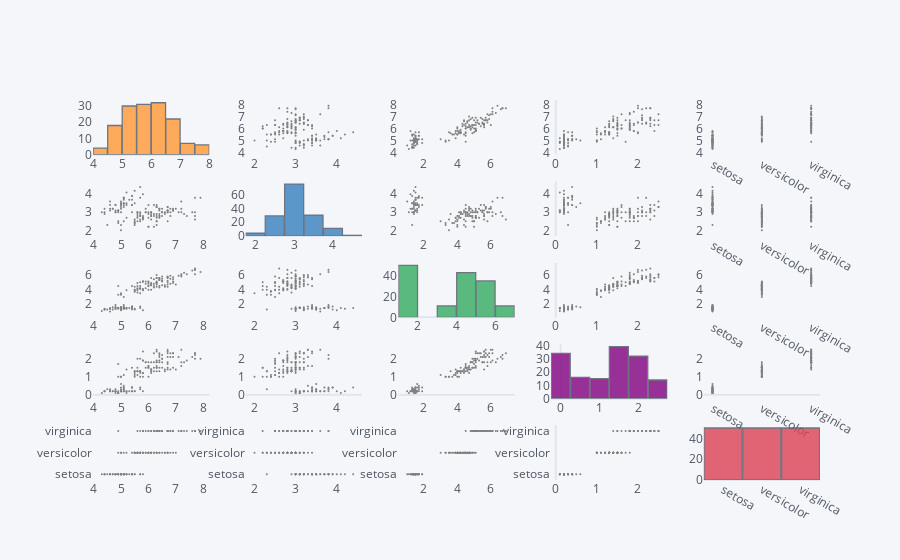

Notebook cell for this chart:
### Code cell
df.scatter_matrix()

### Figure 1 — Plotly figure (JSON) as saved in the notebook; plotly's stock layout.template omitted (floating-point values rounded to 4 significant figures; data arrays with more than 128 entries replaced by an {"elided": "..."} marker saying what was removed)
{"data": [{"histfunc": "count", "histnorm": "", "marker": {"color": "rgba(255, 153, 51, 1.0)", "line": {"color": "#4D5663", "width": 1.3}}, "name": "sepal_length", "nbinsx": 10, "opacity": 0.8, "orientation": "v", "type": "histogram", "x": {"elided": "150 float values"}, "xaxis": "x", "yaxis": "y"}, {"line": {"color": "rgba(128, 128, 128, 1.0)", "dash": "solid", "shape": "linear", "width": 1.3}, "marker": {"size": 2, "symbol": "circle"}, "mode": "markers", "name": "sepal_length", "text": "", "type": "scatter", "x": {"elided": "150 float values"}, "xaxis": "x2", "y": {"elided": "150 float values"}, "yaxis": "y2"}, {"line": {"color": "rgba(128, 128, 128, 1.0)", "dash": "solid", "shape": "linear", "width": 1.3}, "marker": {"size": 2, "symbol": "circle"}, "mode": "markers", "name": "sepal_length", "text": "", "type": "scatter", "x": {"elided": "150 float values"}, "xaxis": "x3", "y": {"elided": "150 float values"}, "yaxis": "y3"}, {"line": {"color": "rgba(128, 128, 128, 1.0)", "dash": "solid", "shape": "linear", "width": 1.3}, "marker": {"size": 2, "symbol": "circle"}, "mode": "markers", "name": "sepal_length", "text": "", "type": "scatter", "x": {"elided": "150 float values"}, "xaxis": "x4", "y": {"elided": "150 float values"}, "yaxis": "y4"}, {"line": {"color": "rgba(128, 128, 128, 1.0)", "dash": "solid", "shape": "linear", "width": 1.3}, "marker": {"size": 2, "symbol": "circle"}, "mode": "markers", "name": "sepal_length", "text": "", "type": "scatter", "x": {"elided": "150 str values"}, "xaxis": "x5", "y": {"elided": "150 float values"}, "yaxis": "y5"}, {"line": {"color": "rgba(128, 128, 128, 1.0)", "dash": "solid", "shape": "linear", "width": 1.3}, "marker": {"size": 2, "symbol": "circle"}, "mode": "markers", "name": "sepal_width", "text": "", "type": "scatter", "x": {"elided": "150 float values"}, "xaxis": "x6", "y": {"elided": "150 float values"}, "yaxis": "y6"}, {"histfunc": "count", "histnorm": "", "marker": {"color": "rgba(55, 128, 191, 1.0)", "line": {"color": "#4D5663", "width": 1.3}}, "name": "sepal_width", "nbinsx": 10, "opacity": 0.8, "orientation": "v", "type": "histogram", "x": {"elided": "150 float values"}, "xaxis": "x7", "yaxis": "y7"}, {"line": {"color": "rgba(128, 128, 128, 1.0)", "dash": "solid", "shape": "linear", "width": 1.3}, "marker": {"size": 2, "symbol": "circle"}, "mode": "markers", "name": "sepal_width", "text": "", "type": "scatter", "x": {"elided": "150 float values"}, "xaxis": "x8", "y": {"elided": "150 float values"}, "yaxis": "y8"}, {"line": {"color": "rgba(128, 128, 128, 1.0)", "dash": "solid", "shape": "linear", "width": 1.3}, "marker": {"size": 2, "symbol": "circle"}, "mode": "markers", "name": "sepal_width", "text": "", "type": "scatter", "x": {"elided": "150 float values"}, "xaxis": "x9", "y": {"elided": "150 float values"}, "yaxis": "y9"}, {"line": {"color": "rgba(128, 128, 128, 1.0)", "dash": "solid", "shape": "linear", "width": 1.3}, "marker": {"size": 2, "symbol": "circle"}, "mode": "markers", "name": "sepal_width", "text": "", "type": "scatter", "x": {"elided": "150 str values"}, "xaxis": "x10", "y": {"elided": "150 float values"}, "yaxis": "y10"}, {"line": {"color": "rgba(128, 128, 128, 1.0)", "dash": "solid", "shape": "linear", "width": 1.3}, "marker": {"size": 2, "symbol": "circle"}, "mode": "markers", "name": "petal_length", "text": "", "type": "scatter", "x": {"elided": "150 float values"}, "xaxis": "x11", "y": {"elided": "150 float values"}, "yaxis": "y11"}, {"line": {"color": "rgba(128, 128, 128, 1.0)", "dash": "solid", "shape": "linear", "width": 1.3}, "marker": {"size": 2, "symbol": "circle"}, "mode": "markers", "name": "petal_length", "text": "", "type": "scatter", "x": {"elided": "150 float values"}, "xaxis": "x12", "y": {"elided": "150 float values"}, "yaxis": "y12"}, {"histfunc": "count", "histnorm": "", "marker": {"color": "rgba(50, 171, 96, 1.0)", "line": {"color": "#4D5663", "width": 1.3}}, "name": "petal_length", "nbinsx": 10, "opacity": 0.8, "orientation": "v", "type": "histogram", "x": {"elided": "150 float values"}, "xaxis": "x13", "yaxis": "y13"}, {"line": {"color": "rgba(128, 128, 128, 1.0)", "dash": "solid", "shape": "linear", "width": 1.3}, "marker": {"size": 2, "symbol": "circle"}, "mode": "markers", "name": "petal_length", "text": "", "type": "scatter", "x": {"elided": "150 float values"}, "xaxis": "x14", "y": {"elided": "150 float values"}, "yaxis": "y14"}, {"line": {"color": "rgba(128, 128, 128, 1.0)", "dash": "solid", "shape": "linear", "width": 1.3}, "marker": {"size": 2, "symbol": "circle"}, "mode": "markers", "name": "petal_length", "text": "", "type": "scatter", "x": {"elided": "150 str values"}, "xaxis": "x15", "y": {"elided": "150 float values"}, "yaxis": "y15"}, {"line": {"color": "rgba(128, 128, 128, 1.0)", "dash": "solid", "shape": "linear", "width": 1.3}, "marker": {"size": 2, "symbol": "circle"}, "mode": "markers", "name": "petal_width", "text": "", "type": "scatter", "x": {"elided": "150 float values"}, "xaxis": "x16", "y": {"elided": "150 float values"}, "yaxis": "y16"}, {"line": {"color": "rgba(128, 128, 128, 1.0)", "dash": "solid", "shape": "linear", "width": 1.3}, "marker": {"size": 2, "symbol": "circle"}, "mode": "markers", "name": "petal_width", "text": "", "type": "scatter", "x": {"elided": "150 float values"}, "xaxis": "x17", "y": {"elided": "150 float values"}, "yaxis": "y17"}, {"line": {"color": "rgba(128, 128, 128, 1.0)", "dash": "solid", "shape": "linear", "width": 1.3}, "marker": {"size": 2, "symbol": "circle"}, "mode": "markers", "name": "petal_width", "text": "", "type": "scatter", "x": {"elided": "150 float values"}, "xaxis": "x18", "y": {"elided": "150 float values"}, "yaxis": "y18"}, {"histfunc": "count", "histnorm": "", "marker": {"color": "rgba(128, 0, 128, 1.0)", "line": {"color": "#4D5663", "width": 1.3}}, "name": "petal_width", "nbinsx": 10, "opacity": 0.8, "orientation": "v", "type": "histogram", "x": {"elided": "150 float values"}, "xaxis": "x19", "yaxis": "y19"}, {"line": {"color": "rgba(128, 128, 128, 1.0)", "dash": "solid", "shape": "linear", "width": 1.3}, "marker": {"size": 2, "symbol": "circle"}, "mode": "markers", "name": "petal_width", "text": "", "type": "scatter", "x": {"elided": "150 str values"}, "xaxis": "x20", "y": {"elided": "150 float values"}, "yaxis": "y20"}, {"line": {"color": "rgba(128, 128, 128, 1.0)", "dash": "solid", "shape": "linear", "width": 1.3}, "marker": {"size": 2, "symbol": "circle"}, "mode": "markers", "name": "species", "text": "", "type": "scatter", "x": {"elided": "150 float values"}, "xaxis": "x21", "y": {"elided": "150 str values"}, "yaxis": "y21"}, {"line": {"color": "rgba(128, 128, 128, 1.0)", "dash": "solid", "shape": "linear", "width": 1.3}, "marker": {"size": 2, "symbol": "circle"}, "mode": "markers", "name": "species", "text": "", "type": "scatter", "x": {"elided": "150 float values"}, "xaxis": "x22", "y": {"elided": "150 str values"}, "yaxis": "y22"}, {"line": {"color": "rgba(128, 128, 128, 1.0)", "dash": "solid", "shape": "linear", "width": 1.3}, "marker": {"size": 2, "symbol": "circle"}, "mode": "markers", "name": "species", "text": "", "type": "scatter", "x": {"elided": "150 float values"}, "xaxis": "x23", "y": {"elided": "150 str values"}, "yaxis": "y23"}, {"line": {"color": "rgba(128, 128, 128, 1.0)", "dash": "solid", "shape": "linear", "width": 1.3}, "marker": {"size": 2, "symbol": "circle"}, "mode": "markers", "name": "species", "text": "", "type": "scatter", "x": {"elided": "150 float values"}, "xaxis": "x24", "y": {"elided": "150 str values"}, "yaxis": "y24"}, {"histfunc": "count", "histnorm": "", "marker": {"color": "rgba(219, 64, 82, 1.0)", "line": {"color": "#4D5663", "width": 1.3}}, "name": "species", "nbinsx": 10, "opacity": 0.8, "orientation": "v", "type": "histogram", "x": {"elided": "150 str values"}, "xaxis": "x25", "yaxis": "y25"}], "layout": {"autosize": true, "bargap": 0.02, "legend": {"bgcolor": "#F5F6F9", "font": {"color": "#4D5663"}}, "paper_bgcolor": "#F5F6F9", "plot_bgcolor": "#F5F6F9", "showlegend": false, "title": {"font": {"color": "#4D5663"}}, "xaxis": {"anchor": "y", "autorange": true, "domain": [0, 0.16], "gridcolor": "#E1E5ED", "range": [4, 8], "showgrid": false, "tickfont": {"color": "#4D5663"}, "title": {"font": {"color": "#4D5663"}, "text": ""}, "type": "linear", "zerolinecolor": "#E1E5ED"}, "xaxis10": {"anchor": "y10", "autorange": true, "domain": [0.84, 1], "gridcolor": "#E1E5ED", "range": [-0.2087, 2.209], "showgrid": false, "tickfont": {"color": "#4D5663"}, "title": {"font": {"color": "#4D5663"}, "text": ""}, "type": "category", "zerolinecolor": "#E1E5ED"}, "xaxis11": {"anchor": "y11", "autorange": true, "domain": [0, 0.16], "gridcolor": "#E1E5ED", "range": [3.924, 8.276], "showgrid": false, "tickfont": {"color": "#4D5663"}, "title": {"font": {"color": "#4D5663"}, "text": ""}, "type": "linear", "zerolinecolor": "#E1E5ED"}, "xaxis12": {"anchor": "y12", "autorange": true, "domain": [0.21, 0.37], "gridcolor": "#E1E5ED", "range": [1.75, 4.65], "showgrid": false, "tickfont": {"color": "#4D5663"}, "title": {"font": {"color": "#4D5663"}, "text": ""}, "type": "linear", "zerolinecolor": "#E1E5ED"}, "xaxis13": {"anchor": "y13", "autorange": true, "domain": [0.42, 0.58], "gridcolor": "#E1E5ED", "range": [1, 7], "showgrid": false, "tickfont": {"color": "#4D5663"}, "title": {"font": {"color": "#4D5663"}, "text": ""}, "type": "linear", "zerolinecolor": "#E1E5ED"}, "xaxis14": {"anchor": "y14", "autorange": true, "domain": [0.63, 0.79], "gridcolor": "#E1E5ED", "range": [-0.1505, 2.75], "showgrid": false, "tickfont": {"color": "#4D5663"}, "title": {"font": {"color": "#4D5663"}, "text": ""}, "type": "linear", "zerolinecolor": "#E1E5ED"}, "xaxis15": {"anchor": "y15", "autorange": true, "domain": [0.84, 1], "gridcolor": "#E1E5ED", "range": [-0.2087, 2.209], "showgrid": false, "tickfont": {"color": "#4D5663"}, "title": {"font": {"color": "#4D5663"}, "text": ""}, "type": "category", "zerolinecolor": "#E1E5ED"}, "xaxis16": {"anchor": "y16", "autorange": true, "domain": [0, 0.16], "gridcolor": "#E1E5ED", "range": [3.924, 8.276], "showgrid": false, "tickfont": {"color": "#4D5663"}, "title": {"font": {"color": "#4D5663"}, "text": ""}, "type": "linear", "zerolinecolor": "#E1E5ED"}, "xaxis17": {"anchor": "y17", "autorange": true, "domain": [0.21, 0.37], "gridcolor": "#E1E5ED", "range": [1.75, 4.65], "showgrid": false, "tickfont": {"color": "#4D5663"}, "title": {"font": {"color": "#4D5663"}, "text": ""}, "type": "linear", "zerolinecolor": "#E1E5ED"}, "xaxis18": {"anchor": "y18", "autorange": true, "domain": [0.42, 0.58], "gridcolor": "#E1E5ED", "range": [0.3843, 7.516], "showgrid": false, "tickfont": {"color": "#4D5663"}, "title": {"font": {"color": "#4D5663"}, "text": ""}, "type": "linear", "zerolinecolor": "#E1E5ED"}, "xaxis19": {"anchor": "y19", "autorange": true, "domain": [0.63, 0.79], "gridcolor": "#E1E5ED", "range": [-0.25, 2.75], "showgrid": false, "tickfont": {"color": "#4D5663"}, "title": {"font": {"color": "#4D5663"}, "text": ""}, "type": "linear", "zerolinecolor": "#E1E5ED"}, "xaxis2": {"anchor": "y2", "autorange": true, "domain": [0.21, 0.37], "gridcolor": "#E1E5ED", "range": [1.75, 4.65], "showgrid": false, "tickfont": {"color": "#4D5663"}, "title": {"font": {"color": "#4D5663"}, "text": ""}, "type": "linear", "zerolinecolor": "#E1E5ED"}, "xaxis20": {"anchor": "y20", "autorange": true, "domain": [0.84, 1], "gridcolor": "#E1E5ED", "range": [-0.2087, 2.209], "showgrid": false, "tickfont": {"color": "#4D5663"}, "title": {"font": {"color": "#4D5663"}, "text": ""}, "type": "category", "zerolinecolor": "#E1E5ED"}, "xaxis21": {"anchor": "y21", "autorange": true, "domain": [0, 0.16], "gridcolor": "#E1E5ED", "range": [3.924, 8.276], "showgrid": false, "tickfont": {"color": "#4D5663"}, "title": {"font": {"color": "#4D5663"}, "text": ""}, "type": "linear", "zerolinecolor": "#E1E5ED"}, "xaxis22": {"anchor": "y22", "autorange": true, "domain": [0.21, 0.37], "gridcolor": "#E1E5ED", "range": [1.75, 4.65], "showgrid": false, "tickfont": {"color": "#4D5663"}, "title": {"font": {"color": "#4D5663"}, "text": ""}, "type": "linear", "zerolinecolor": "#E1E5ED"}, "xaxis23": {"anchor": "y23", "autorange": true, "domain": [0.42, 0.58], "gridcolor": "#E1E5ED", "range": [0.3843, 7.516], "showgrid": false, "tickfont": {"color": "#4D5663"}, "title": {"font": {"color": "#4D5663"}, "text": ""}, "type": "linear", "zerolinecolor": "#E1E5ED"}, "xaxis24": {"anchor": "y24", "autorange": true, "domain": [0.63, 0.79], "gridcolor": "#E1E5ED", "range": [-0.1505, 2.75], "showgrid": false, "tickfont": {"color": "#4D5663"}, "title": {"font": {"color": "#4D5663"}, "text": ""}, "type": "linear", "zerolinecolor": "#E1E5ED"}, "xaxis25": {"anchor": "y25", "autorange": true, "domain": [0.84, 1], "gridcolor": "#E1E5ED", "range": [-0.5, 2.5], "showgrid": false, "tickfont": {"color": "#4D5663"}, "title": {"font": {"color": "#4D5663"}, "text": ""}, "type": "category", "zerolinecolor": "#E1E5ED"}, "xaxis3": {"anchor": "y3", "autorange": true, "domain": [0.42, 0.58], "gridcolor": "#E1E5ED", "range": [0.3843, 7.516], "showgrid": false, "tickfont": {"color": "#4D5663"}, "title": {"font": {"color": "#4D5663"}, "text": ""}, "type": "linear", "zerolinecolor": "#E1E5ED"}, "xaxis4": {"anchor": "y4", "autorange": true, "domain": [0.63, 0.79], "gridcolor": "#E1E5ED", "range": [-0.1505, 2.75], "showgrid": false, "tickfont": {"color": "#4D5663"}, "title": {"font": {"color": "#4D5663"}, "text": ""}, "type": "linear", "zerolinecolor": "#E1E5ED"}, "xaxis5": {"anchor": "y5", "autorange": true, "domain": [0.84, 1], "gridcolor": "#E1E5ED", "range": [-0.2087, 2.209], "showgrid": false, "tickfont": {"color": "#4D5663"}, "title": {"font": {"color": "#4D5663"}, "text": ""}, "type": "category", "zerolinecolor": "#E1E5ED"}, "xaxis6": {"anchor": "y6", "autorange": true, "domain": [0, 0.16], "gridcolor": "#E1E5ED", "range": [3.924, 8.276], "showgrid": false, "tickfont": {"color": "#4D5663"}, "title": {"font": {"color": "#4D5663"}, "text": ""}, "type": "linear", "zerolinecolor": "#E1E5ED"}, "xaxis7": {"anchor": "y7", "autorange": true, "domain": [0.21, 0.37], "gridcolor": "#E1E5ED", "range": [1.75, 4.75], "showgrid": false, "tickfont": {"color": "#4D5663"}, "title": {"font": {"color": "#4D5663"}, "text": ""}, "type": "linear", "zerolinecolor": "#E1E5ED"}, "xaxis8": {"anchor": "y8", "autorange": true, "domain": [0.42, 0.58], "gridcolor": "#E1E5ED", "range": [0.3843, 7.516], "showgrid": false, "tickfont": {"color": "#4D5663"}, "title": {"font": {"color": "#4D5663"}, "text": ""}, "type": "linear", "zerolinecolor": "#E1E5ED"}, "xaxis9": {"anchor": "y9", "autorange": true, "domain": [0.63, 0.79], "gridcolor": "#E1E5ED", "range": [-0.1505, 2.75], "showgrid": false, "tickfont": {"color": "#4D5663"}, "title": {"font": {"color": "#4D5663"}, "text": ""}, "type": "linear", "zerolinecolor": "#E1E5ED"}, "yaxis": {"anchor": "x", "autorange": true, "domain": [0.856, 1], "gridcolor": "#E1E5ED", "range": [0, 33.68], "showgrid": false, "tickfont": {"color": "#4D5663"}, "title": {"font": {"color": "#4D5663"}, "text": ""}, "zerolinecolor": "#E1E5ED"}, "yaxis10": {"anchor": "x10", "autorange": true, "domain": [0.642, 0.786], "gridcolor": "#E1E5ED", "range": [1.314, 5.086], "showgrid": false, "tickfont": {"color": "#4D5663"}, "title": {"font": {"color": "#4D5663"}, "text": ""}, "type": "linear", "zerolinecolor": "#E1E5ED"}, "yaxis11": {"anchor": "x11", "autorange": true, "domain": [0.428, 0.572], "gridcolor": "#E1E5ED", "range": [-0.6863, 8.586], "showgrid": false, "tickfont": {"color": "#4D5663"}, "title": {"font": {"color": "#4D5663"}, "text": ""}, "type": "linear", "zerolinecolor": "#E1E5ED"}, "yaxis12": {"anchor": "x12", "autorange": true, "domain": [0.428, 0.572], "gridcolor": "#E1E5ED", "range": [-0.6863, 8.586], "showgrid": false, "tickfont": {"color": "#4D5663"}, "title": {"font": {"color": "#4D5663"}, "text": ""}, "type": "linear", "zerolinecolor": "#E1E5ED"}, "yaxis13": {"anchor": "x13", "autorange": true, "domain": [0.428, 0.572], "gridcolor": "#E1E5ED", "range": [0, 52.63], "showgrid": false, "tickfont": {"color": "#4D5663"}, "title": {"font": {"color": "#4D5663"}, "text": ""}, "zerolinecolor": "#E1E5ED"}, "yaxis14": {"anchor": "x14", "autorange": true, "domain": [0.428, 0.572], "gridcolor": "#E1E5ED", "range": [-0.6863, 8.586], "showgrid": false, "tickfont": {"color": "#4D5663"}, "title": {"font": {"color": "#4D5663"}, "text": ""}, "type": "linear", "zerolinecolor": "#E1E5ED"}, "yaxis15": {"anchor": "x15", "autorange": true, "domain": [0.428, 0.572], "gridcolor": "#E1E5ED", "range": [-0.6863, 8.586], "showgrid": false, "tickfont": {"color": "#4D5663"}, "title": {"font": {"color": "#4D5663"}, "text": ""}, "type": "linear", "zerolinecolor": "#E1E5ED"}, "yaxis16": {"anchor": "x16", "autorange": true, "domain": [0.214, 0.358], "gridcolor": "#E1E5ED", "range": [-0.5859, 3.186], "showgrid": false, "tickfont": {"color": "#4D5663"}, "title": {"font": {"color": "#4D5663"}, "text": ""}, "type": "linear", "zerolinecolor": "#E1E5ED"}, "yaxis17": {"anchor": "x17", "autorange": true, "domain": [0.214, 0.358], "gridcolor": "#E1E5ED", "range": [-0.5859, 3.186], "showgrid": false, "tickfont": {"color": "#4D5663"}, "title": {"font": {"color": "#4D5663"}, "text": ""}, "type": "linear", "zerolinecolor": "#E1E5ED"}, "yaxis18": {"anchor": "x18", "autorange": true, "domain": [0.214, 0.358], "gridcolor": "#E1E5ED", "range": [-0.5859, 3.186], "showgrid": false, "tickfont": {"color": "#4D5663"}, "title": {"font": {"color": "#4D5663"}, "text": ""}, "type": "linear", "zerolinecolor": "#E1E5ED"}, "yaxis19": {"anchor": "x19", "autorange": true, "domain": [0.214, 0.358], "gridcolor": "#E1E5ED", "range": [0, 41.05], "showgrid": false, "tickfont": {"color": "#4D5663"}, "title": {"font": {"color": "#4D5663"}, "text": ""}, "zerolinecolor": "#E1E5ED"}, "yaxis2": {"anchor": "x2", "autorange": true, "domain": [0.856, 1], "gridcolor": "#E1E5ED", "range": [3.271, 8.929], "showgrid": false, "tickfont": {"color": "#4D5663"}, "title": {"font": {"color": "#4D5663"}, "text": ""}, "type": "linear", "zerolinecolor": "#E1E5ED"}, "yaxis20": {"anchor": "x20", "autorange": true, "domain": [0.214, 0.358], "gridcolor": "#E1E5ED", "range": [-0.5859, 3.186], "showgrid": false, "tickfont": {"color": "#4D5663"}, "title": {"font": {"color": "#4D5663"}, "text": ""}, "type": "linear", "zerolinecolor": "#E1E5ED"}, "yaxis21": {"anchor": "x21", "autorange": true, "domain": [0, 0.144], "gridcolor": "#E1E5ED", "range": [-0.5716, 2.572], "showgrid": false, "tickfont": {"color": "#4D5663"}, "title": {"font": {"color": "#4D5663"}, "text": ""}, "type": "category", "zerolinecolor": "#E1E5ED"}, "yaxis22": {"anchor": "x22", "autorange": true, "domain": [0, 0.144], "gridcolor": "#E1E5ED", "range": [-0.5716, 2.572], "showgrid": false, "tickfont": {"color": "#4D5663"}, "title": {"font": {"color": "#4D5663"}, "text": ""}, "type": "category", "zerolinecolor": "#E1E5ED"}, "yaxis23": {"anchor": "x23", "autorange": true, "domain": [0, 0.144], "gridcolor": "#E1E5ED", "range": [-0.5716, 2.572], "showgrid": false, "tickfont": {"color": "#4D5663"}, "title": {"font": {"color": "#4D5663"}, "text": ""}, "type": "category", "zerolinecolor": "#E1E5ED"}, "yaxis24": {"anchor": "x24", "autorange": true, "domain": [0, 0.144], "gridcolor": "#E1E5ED", "range": [-0.5716, 2.572], "showgrid": false, "tickfont": {"color": "#4D5663"}, "title": {"font": {"color": "#4D5663"}, "text": ""}, "type": "category", "zerolinecolor": "#E1E5ED"}, "yaxis25": {"anchor": "x25", "autorange": true, "domain": [0, 0.144], "gridcolor": "#E1E5ED", "range": [0, 52.63], "showgrid": false, "tickfont": {"color": "#4D5663"}, "title": {"font": {"color": "#4D5663"}, "text": ""}, "zerolinecolor": "#E1E5ED"}, "yaxis3": {"anchor": "x3", "autorange": true, "domain": [0.856, 1], "gridcolor": "#E1E5ED", "range": [3.271, 8.929], "showgrid": false, "tickfont": {"color": "#4D5663"}, "title": {"font": {"color": "#4D5663"}, "text": ""}, "type": "linear", "zerolinecolor": "#E1E5ED"}, "yaxis4": {"anchor": "x4", "autorange": true, "domain": [0.856, 1], "gridcolor": "#E1E5ED", "range": [3.271, 8.929], "showgrid": false, "tickfont": {"color": "#4D5663"}, "title": {"font": {"color": "#4D5663"}, "text": ""}, "type": "linear", "zerolinecolor": "#E1E5ED"}, "yaxis5": {"anchor": "x5", "autorange": true, "domain": [0.856, 1], "gridcolor": "#E1E5ED", "range": [3.271, 8.929], "showgrid": false, "tickfont": {"color": "#4D5663"}, "title": {"font": {"color": "#4D5663"}, "text": ""}, "type": "linear", "zerolinecolor": "#E1E5ED"}, "yaxis6": {"anchor": "x6", "autorange": true, "domain": [0.642, 0.786], "gridcolor": "#E1E5ED", "range": [1.314, 5.086], "showgrid": false, "tickfont": {"color": "#4D5663"}, "title": {"font": {"color": "#4D5663"}, "text": ""}, "type": "linear", "zerolinecolor": "#E1E5ED"}, "yaxis7": {"anchor": "x7", "autorange": true, "domain": [0.642, 0.786], "gridcolor": "#E1E5ED", "range": [0, 78.95], "showgrid": false, "tickfont": {"color": "#4D5663"}, "title": {"font": {"color": "#4D5663"}, "text": ""}, "zerolinecolor": "#E1E5ED"}, "yaxis8": {"anchor": "x8", "autorange": true, "domain": [0.642, 0.786], "gridcolor": "#E1E5ED", "range": [1.314, 5.086], "showgrid": false, "tickfont": {"color": "#4D5663"}, "title": {"font": {"color": "#4D5663"}, "text": ""}, "type": "linear", "zerolinecolor": "#E1E5ED"}, "yaxis9": {"anchor": "x9", "autorange": true, "domain": [0.642, 0.786], "gridcolor": "#E1E5ED", "range": [1.314, 5.086], "showgrid": false, "tickfont": {"color": "#4D5663"}, "title": {"font": {"color": "#4D5663"}, "text": ""}, "type": "linear", "zerolinecolor": "#E1E5ED"}}}
